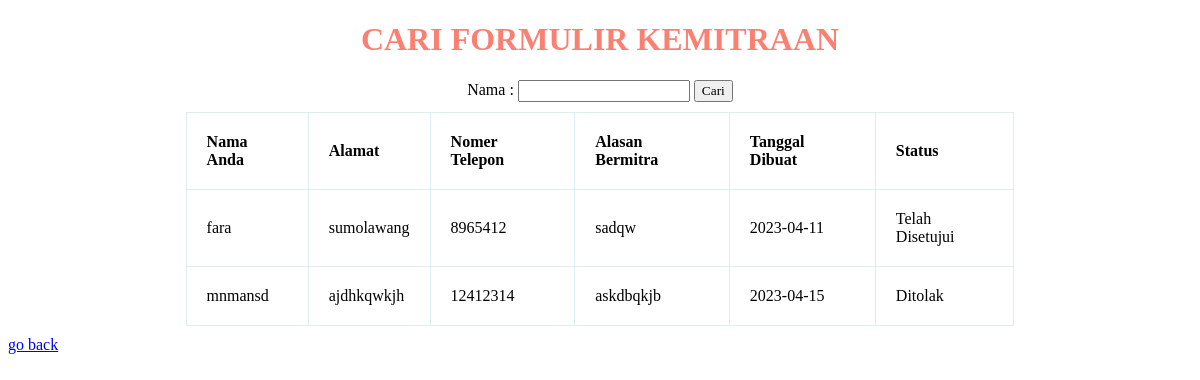
The page /tampilFormulirM.php (signed in) on the database its author committed.
### tables this page shows
CREATE TABLE `formulir` (
  `id_form` int(11) NOT NULL,
  `id_mitra` int(100) NOT NULL,
  `id_Agro` int(100) NOT NULL,
  `nama` varchar(50) NOT NULL,
  `alamat` varchar(100) NOT NULL,
  `nomertlp` int(14) NOT NULL,
  `alasan` text NOT NULL,
  `tgldibuat` date NOT NULL,
  `tglsetuju` int(11) NOT NULL
);

### tampilFormulirM.php (the view, shortened to what this page needs)
<?php
class formulirMitra {
    private $conn;
    private $user_id;
    public function __construct($koneksi) {
        $this->conn = $koneksi;
        $this->user_id = $_SESSION['user_id'];
    }
    public function get_produk($kata_cari = null) {
        $query = "SELECT * FROM formulir where id_mitra = $this->user_id ";
        $query .= " ORDER BY id_form ASC";
        $result = mysqli_query($this->conn, $query);
        $data = array();
        while ($row = mysqli_fetch_assoc($result)) {
            $data[] = $row;
        }
        return $data;
    }
}
$koneksi = mysqli_connect('localhost', 'root', '', 'new');
$produk = new formulirMitra($koneksi);
?>
<!DOCTYPE html>
<html>
<head>
</head>
<body>
    <center><h1>Cari Formulir Kemitraan</h1></center>
    <form method="GET" action="cariAgro.php" style="text-align: center;">
        <label>Nama : </label>
        <input type="text" name="kata_cari" value="<?php if(isset($_GET['kata_cari'])) { echo $_GET['kata_cari']; } ?>"  />
        <button type="submit">Cari</button>
    </form>
    <table>
        <thead>
            <tr>
            <th>Nama Anda</th>
                <th>Alamat</th>
                <th>Nomer Telepon</th>
                <th>Alasan Bermitra</th>
                <th>Tanggal Dibuat</th>
                <th>Status</th>
            </tr>
        </thead>
        <tbody>
            <?php
            $kata_cari = isset($_GET['kata_cari']) ? $_GET['kata_cari'] : null;
            $data = $produk->get_produk($kata_cari);
            foreach ($data as $row) {
            ?>
            <tr>
                <td><?php echo $row['nama']; ?></td>
                <td><?php echo $row['alamat']; ?></td>
                <td><?php echo $row['nomertlp']; ?></td>
                <td><?php echo $row['alasan']; ?></td>
                <td><?php echo $row['tgldibuat']; ?></td>
                <td><?php if($row['tglsetuju'] == 0){
                    echo('Belum Disetujui');
                }
                elseif($row['tglsetuju'] == 1){
                    echo('Telah Disetujui');
                }
                elseif($row['tglsetuju'] == 2){
                    echo('Ditolak');
                }
                    ; ?></td>
            </tr>
            <?php
            }
            ?>
        </tbody>
    </table>
    <a href="cariAgro.php" class="delete-btn">go back</a>
</body>
</html>

### tampilFormulirM.php (style rules this page uses)
* { font-family: "Trebuchet MS"; }
h1 { text-transform: uppercase; color: salmon; }
table { border: 1px solid #ddeeee; border-collapse: collapse; border-spacing: 0; width: 70%; margin: 10px auto 10px auto; }
th, td { border: 1px solid #ddeeee; padding: 20px; text-align: left; }

### rows shown on the page
formulir: nama "fara", alamat "sumolawang", nomertlp "8965412", alasan "sadqw", tgldibuat "2023-04-11", tglsetuju "Telah Disetujui"
formulir: nama "mnmansd", alamat "ajdhkqwkjh", nomertlp "12412314", alasan "askdbqkjb", tgldibuat "2023-04-15", tglsetuju "Ditolak"
